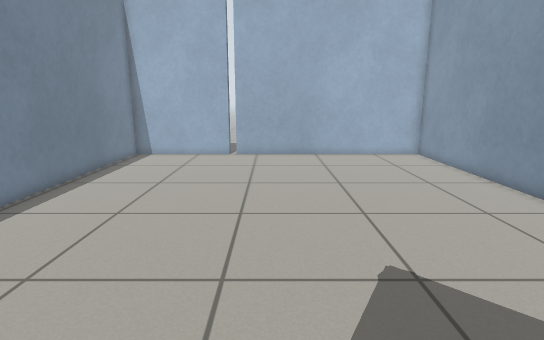
View 1 (above)

12 first-person views from a walk through a Gazebo world. The camera is 0.89 m above the floor, tilts 12° down and sees 80° across. The floor is counted in squares, 0.25 m on a side. Each view is taken from the middle of a square. On the plan, view 1 faces up. The plan holds only what a view shows up to about 20 squares ahead; the rest is blank.

View 2
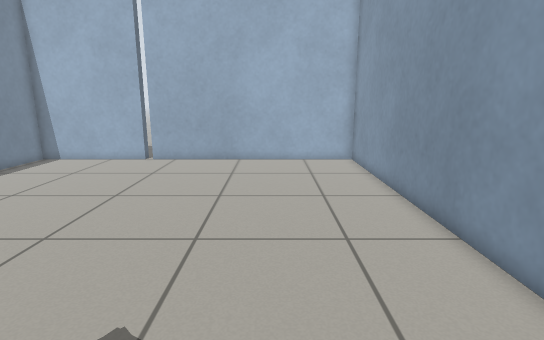

View 3
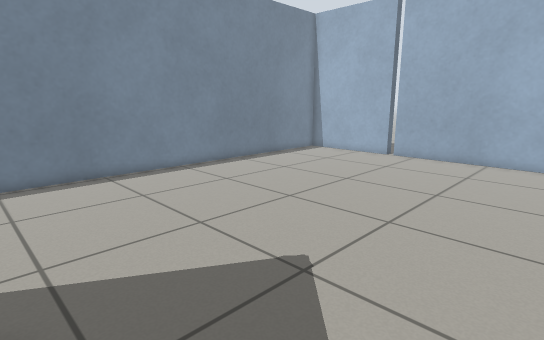

View 4
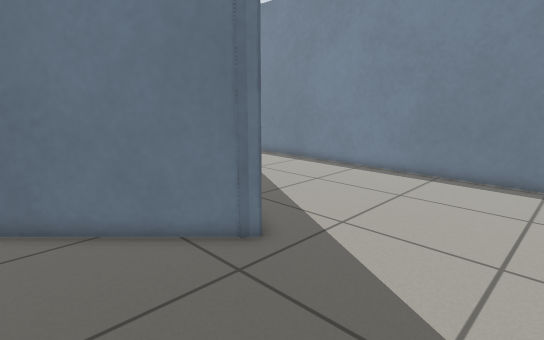

View 5
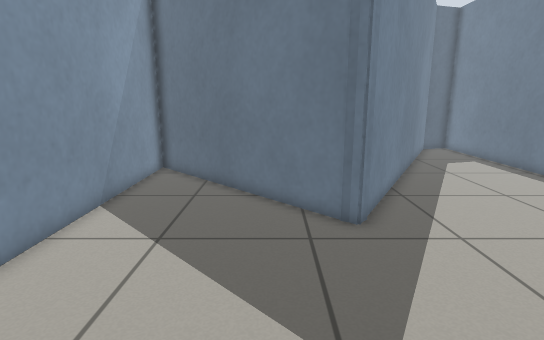

View 6
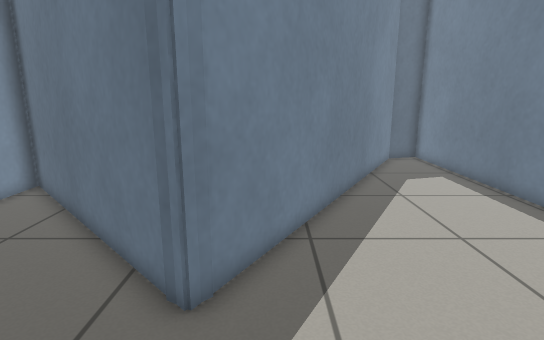

View 7
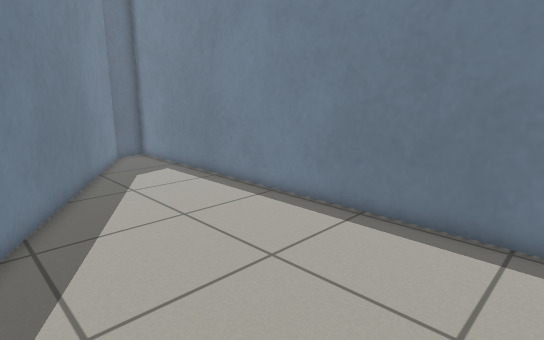

View 8
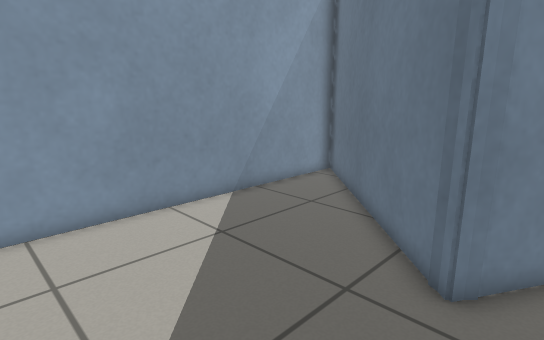

View 9
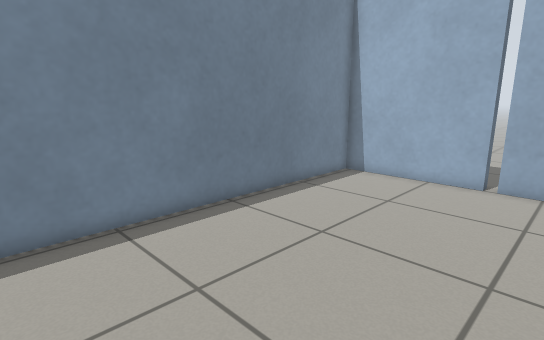

View 10
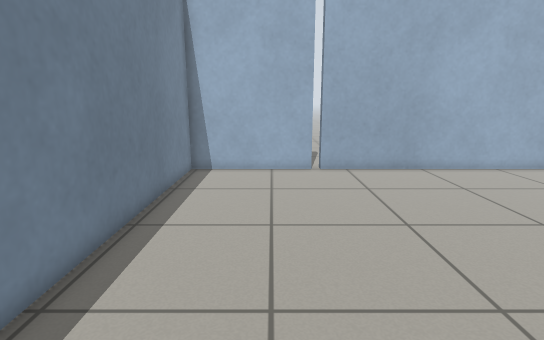

View 11
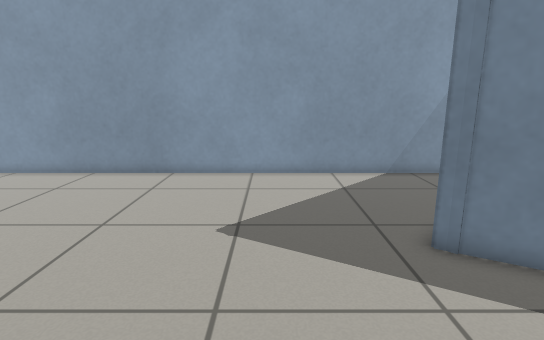

View 12
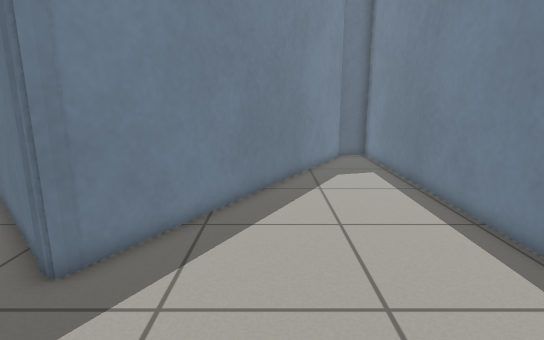

### Floor plan
Points are (right, up) in squares from view 1. A wall is a line through its corners. A room is listed if a view was taken in it or the views show most of it. See-through windows are left out.
Room 1 (views 1, 2, 3, 4, 5, 6, 7, 8, 9, 10, 11, 12)
walls: (1.5, 1) (9.5, -7); (1, 0.5) (1.5, 1) (2, 0.7); (-2.9, 21.9) (-9.3, 21.9) (-9.3, -14.5); (10, -7) (10, 21.9) (-2.4, 21.9); (-8.4, -14.5) (-7.4, -14.2) (1.4, 1)

Where each view was taken, in squares from view 1:
view 1: 0 up, 0 right, facing up
view 2: 2 up, 5 right, facing up
view 3: 1 up, 7 right, facing up-left
view 4: 7 up, 7 right, facing down-left
view 5: 10 up, 4 right, facing down
view 6: 6 up, 0 right, facing down
view 7: 7 up, 0 right, facing down-left
view 8: 7 up, 0 right, facing down-right
view 9: 7 up, 0 right, facing up-left
view 10: 5 up, 5 left, facing up
view 11: 5 up, 6 left, facing right
view 12: 7 up, 3 left, facing down
